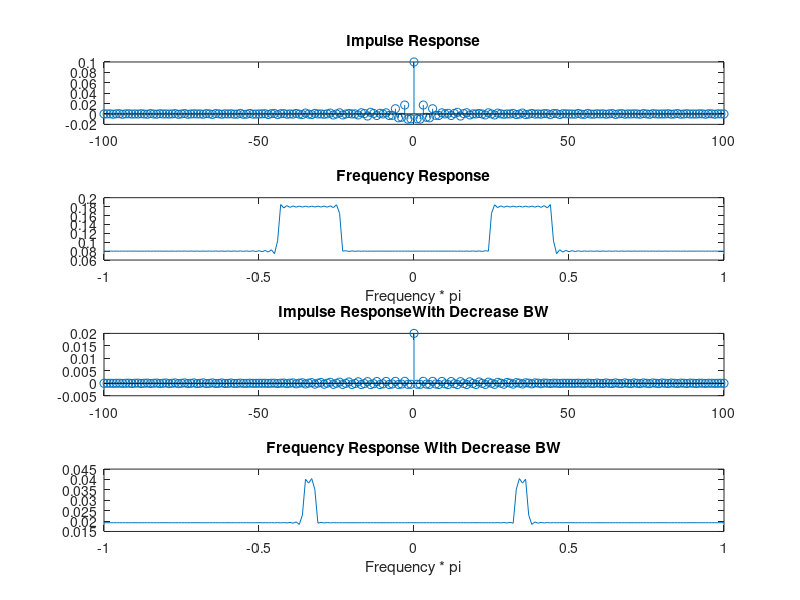

MATLAB code to generate this figure:
clc
clear
close all

n=-100:100;
w0=0.33*2*pi;
w=0.05*2*pi;
w2=0.01*2*pi;

bn=(2*w/pi)*(sin(w*n)./(pi*n)).*cos(w0*n);
bn(101)=w/pi;%Hopital

bn2=(2*w2/pi)*(sin(w2*n)./(pi*n)).*cos(w0*n);
bn2(101)=w2/pi;%Hopital

subplot(4,1,1),stem(n,bn)
title('Impulse Response')


Hw=fft(bn);

Hw2=fft(bn2);

f=-1:1/((length(Hw)-1)/2):1;
subplot(4,1,2), plot(f,abs(Hw))
title('Frequency Response')
xlabel('Frequency * pi')

subplot(4,1,3),stem(n,bn2)
title('Impulse ResponseWith Decrease BW')

subplot(4,1,4), plot(f,abs(Hw2))
title('Frequency Response With Decrease BW')
xlabel('Frequency * pi')